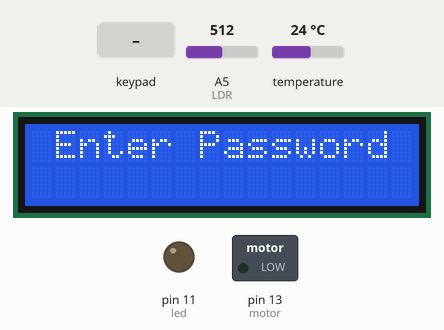
Recording of a sketch running on a simulated Arduino Uno, built with avr-gcc and run on an emulated ATmega328P. Parts: 16×2 character LCD, switched loads named in the sketch (green lamp = pin HIGH), output pins drawn as LEDs (lit = HIGH). The test bench sets the inputs (shaded band); at power-on: A5 (LDR) = 512, temperature 24 °C. What the sketch prints to the serial monitor is not drawn.

Above: at 1.2 s.
1.3 s: keypad keys 1 2 3 # pressed 1.071 s apart
At 2.6 s:
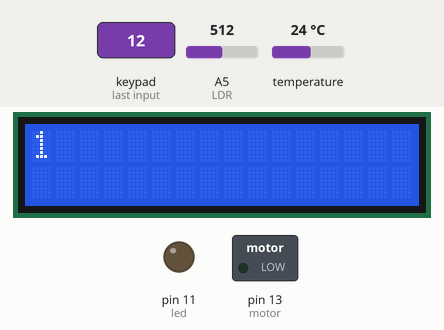
9.2 s: key 'A' pressed
At 11.8 s:
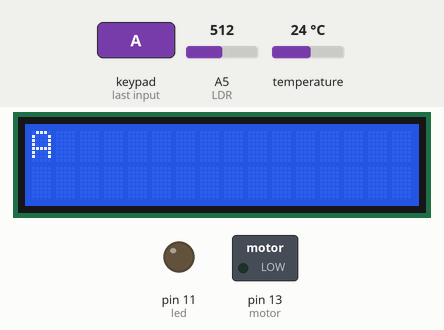
12.2 s: key 'B' pressed
At 13.5 s:
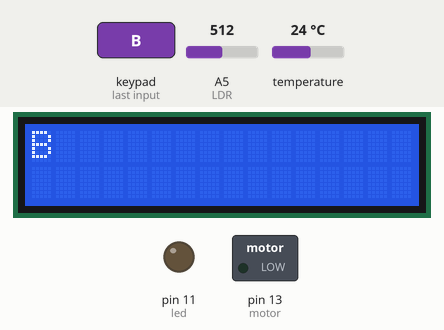
14.5 s: keypad keys 1 2 3 * pressed 1.071 s apart
At 22.3 s:
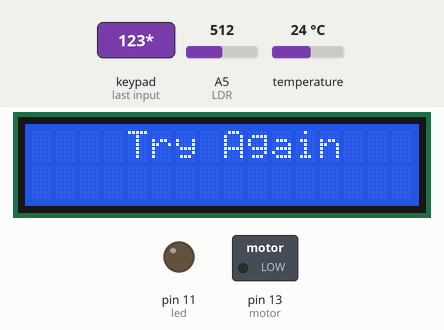
22.4 s: key 'C' pressed
At 25.6 s:
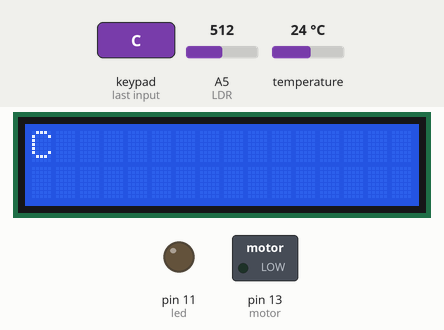
26.0 s: keypad keys 1 2 3 D pressed 1.071 s apart
At 30.2 s:
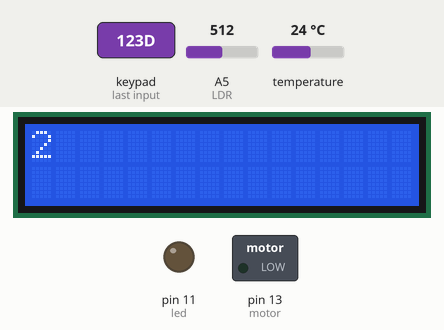
Timing chart, 0 to 31.7 s (numbered marks = the images above; inputs shaded):
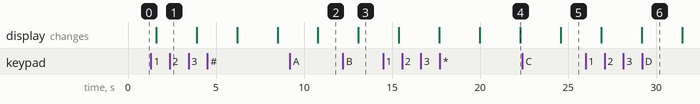

The sketch:

SMART.ino
```cpp
#include <DallasTemperature.h>
#include <OneWire.h>
#include <Password.h>
#include <Keypad.h>
#include <LiquidCrystal.h>

#define ONE_WIRE_BUS 12
OneWire oneWire(ONE_WIRE_BUS);
DallasTemperature sensors(&oneWire);
int LDR = A5;
int val;
int led = 11;
int motor = 13;
LiquidCrystal lcd(A0,A1,A2,A3,A4,10);
Password password = Password( "123" );
const byte ROWS = 4; // Four rows
const byte COLS = 4; //  columns
// Define the Keymap
char keys[ROWS][COLS] = {
  {'1','2','3','A'},
  {'4','5','6','B'},
  {'7','8','9','C'},
  {'*','0','#','D'}
};

byte rowPins[ROWS] = { 9,8,7,6 };// Connect keypad ROW0, ROW1, ROW2 and ROW3 to these Arduino pins.
byte colPins[COLS] = { 5,4,3,2, };// Connect keypad COL0, COL1 and COL2 to these Arduino pins.
Keypad keypad = Keypad( makeKeymap(keys), rowPins, colPins, ROWS, COLS );


void setup(){
Serial.begin(9600);
pinMode(LDR,INPUT);
pinMode(led,OUTPUT);
pinMode(motor,OUTPUT);
lcd.begin(16, 2);
lcd.print(" Enter Password ");
keypad.addEventListener(keypadEvent);
}


void loop(){
keypad.getKey();
temperature();
light();

}

void keypadEvent(KeypadEvent eKey){
  switch (keypad.getState()){
    case PRESSED:
    lcd.clear();
    lcd.setCursor(0,0);
  lcd.print(eKey);
  switch (eKey){
    case '*': checkPassword(); break;
    case '#': password.reset(); break;
    default: password.append(eKey);
     }
  }
}

void checkPassword(){
  if (password.evaluate()){
lcd.clear();
lcd.setCursor(0,0);
lcd.print("      OPEN      ");
  }else{
lcd.clear();
lcd.setCursor(0,0);
lcd.print("    Try Again   ");
  }
}
   void temperature(){
  sensors.requestTemperatures();
  float heat = sensors.getTempCByIndex(0);
  Serial.print("Temperature= ");
  Serial.println(heat);
if (heat > 30){
  digitalWrite(motor,HIGH);
}else{
 digitalWrite(motor,LOW);
}
   }
void light(){
  val=analogRead(LDR);
if (val < 300){
  digitalWrite(led,HIGH);}
  else
    digitalWrite(led,LOW);

}
```

Measured:
- after the input at 1.3 s, the display: changes after 0.30 s (image 1)
- after the input at 9.2 s, the display: changes after 1.6 s (image 2)
- after the input at 12.2 s, the display: changes after 0.89 s (image 3)
- after the input at 14.5 s, the display: first changes after 0.89 s (image 4 shows a later state)
- after the input at 22.4 s, the display: changes after 2.2 s (image 5)
- after the input at 26.0 s, the display: first changes after 0.88 s (image 6 shows a later state)
